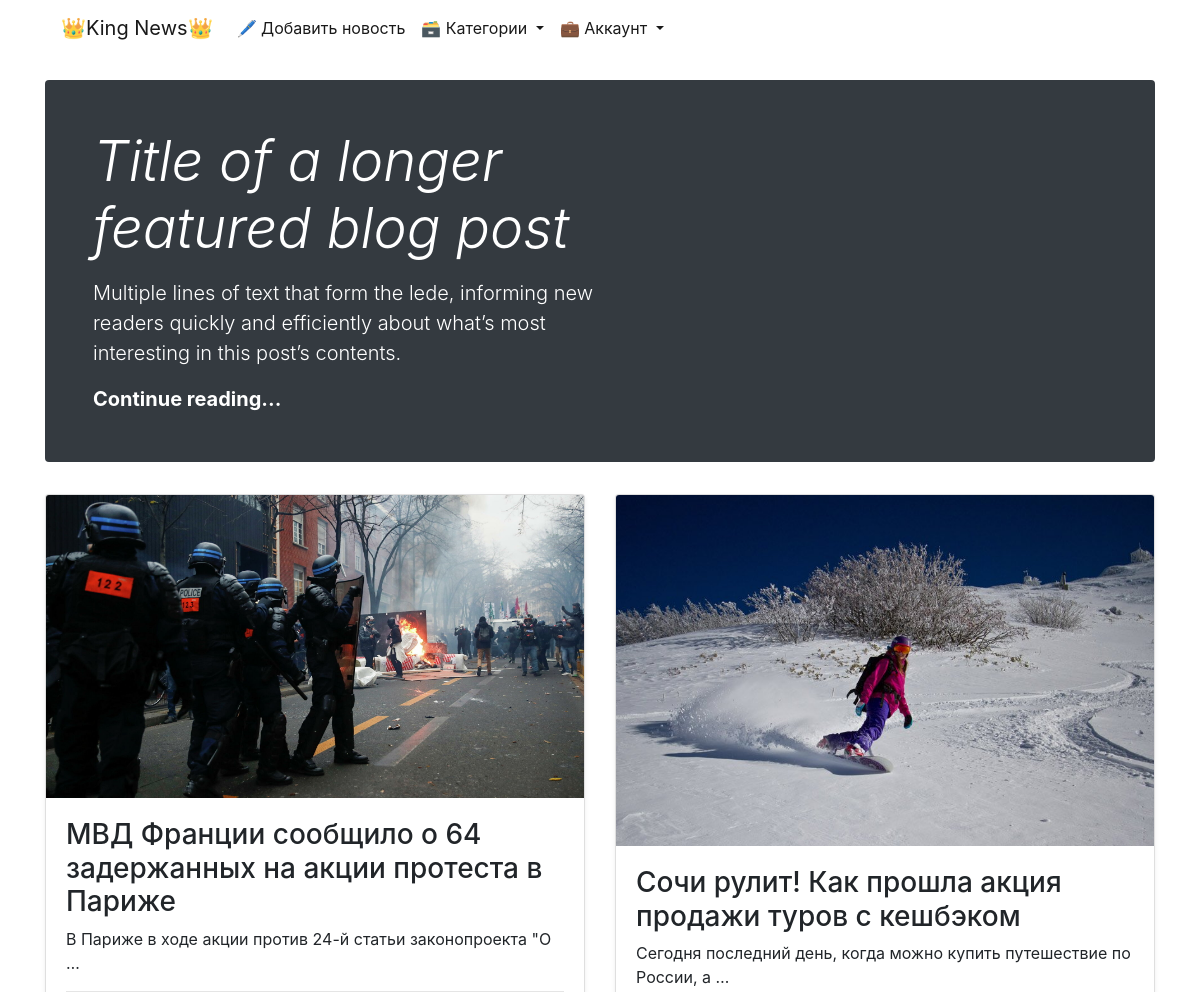
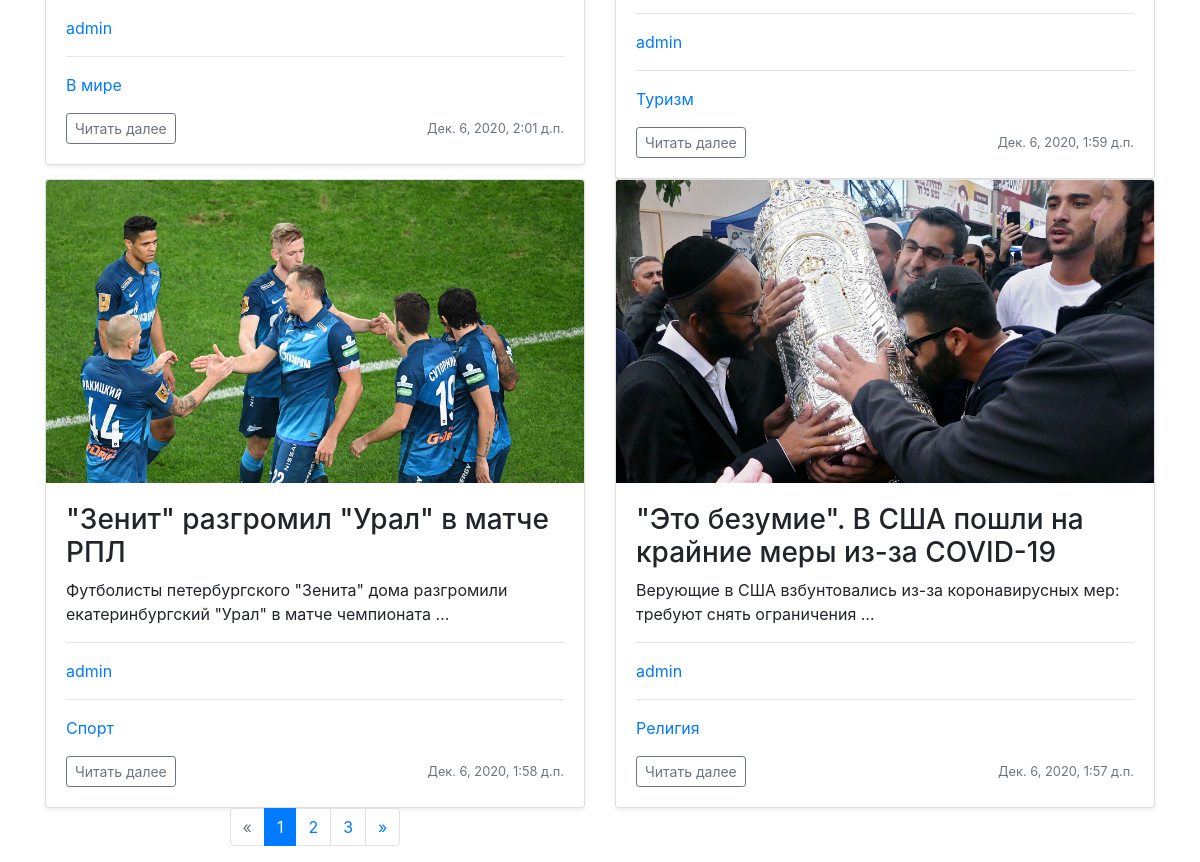
Page /news/ on the committed database (2 pictures, top to bottom).
### news/models.py (models this page shows, shortened)
class News(models.Model):
    author = models.ForeignKey(User, on_delete=models.PROTECT, verbose_name='автор', default=None)
    title = models.CharField(max_length=150, verbose_name='заголовок')
    content = models.TextField(verbose_name='текст')
    created_at = models.DateTimeField(auto_now_add=True, verbose_name='дата создания')
    updated_at = models.DateTimeField(auto_now=True, verbose_name='дата обновления')
    photo = models.ImageField(upload_to='photos/%Y/%m/%d/', verbose_name='постер', default='photos/default.svg')
    is_published = models.BooleanField(default=True, verbose_name='статус публикации')
    category = models.ForeignKey('Category', on_delete=models.PROTECT, verbose_name='категория', db_index=True, default=None)
    def get_absolute_url(self):
        return reverse('news:detail_news', kwargs={'pk': self.pk})
    class Meta:
        verbose_name = 'новость'
        verbose_name_plural = 'новости'
        ordering = ['created_at', 'title']

class Category(models.Model):
    title = models.CharField(max_length=150, verbose_name='заголовок', unique=True)
    class Meta:
        verbose_name = 'категория'
        verbose_name_plural = 'категории'
        ordering = ['title']
    def get_absolute_url(self):
        return reverse('news:detail_category', kwargs={'category_id': self.pk})

### news/views.py (the view)
# urls.py: path('', AllNews.as_view(), name='all_news'),
class AllNews(ListView):
    model = News
    template_name = 'news/all_news.html'
    context_object_name = 'all_news'
    paginate_by = 4
    def get_queryset(self):
        return News.objects.filter(is_published=True).order_by('-created_at')

### news/templatetags/news_tags.py (called while the page is built)
@register.simple_tag(name='get_list_category')
def get_categories():
    categories = Category.objects.annotate(cnt=Count('news', filter=F('news__is_published')))
    return categories

### news/templates/news/all_news.html (shortened to what this page needs)
{% extends 'base.html' %}
{% block content %}
    {% include 'inc/_nav.html' %}
    <br>
    <div class="jumbotron p-4 p-md-5 text-white rounded bg-dark">
        <div class="col-md-6 px-0">
            <h1 class="display-4 font-italic">Title of a longer featured blog post</h1>
            <p class="lead my-3">Multiple lines of text that form the lede, informing new readers quickly and efficiently about what’s most interesting in this post’s contents.</p>
            <p class="lead mb-0"><a href="#" class="text-white font-weight-bold">Continue reading...</a></p>
        </div>
    </div>
    <div class="row row-cols-2">
        {% for new in all_news %}
            <div class="col">
                <div class="card shadow-sm">
                    <img class="bd-placeholder-img card-img-top" focusable="false" role="img"
                         width="100%" height="100%" src="{{ new.photo.url }}">
                    <div class="card-body">
                        <h3 class="card-text">{{ new.title }}</h3>
                        <p class="card-text">{{ new.content|truncatewords:10 }}</p>
                        <hr>
                        <a style="text-decoration: none;" href="#"><p>{{ new.author }}</p></a>
                        <hr>
                        <a style="text-decoration: none;" href="{{ new.category.get_absolute_url }}"><p>{{ new.category.title }}</p></a>
                        <div class="d-flex justify-content-between align-items-center">
                            <div class="btn-group">
                                <form action="{{ new.get_absolute_url }}">
                                    <button type="submit" class="btn btn-sm btn-outline-secondary">
                                        Читать далее
                                    </button>
                                </form>
                            </div>
                            <small class="text-muted">{{ new.created_at }}</small>
                        </div>
                    </div>
                </div>
            </div>
        {% endfor %}
        <br>
        {% include 'inc/_paginator.html' %}
    </div>
{% endblock %}

### rows in the picture
News: photo (picture), title "МВД Франции сообщило о 64 задержанных на акции протеста в Париже", content "В Париже в ходе акции против 24-й статьи законопроекта \"О …", author "admin", category "В мире", created_at "Дек. 6, 2020, 2:01 д.п."
News: photo (picture), title "Сочи рулит! Как прошла акция продажи туров с кешбэком", content "Сегодня последний день, когда можно купить путешествие по России, а …", author "admin", category "Туризм", created_at "Дек. 6, 2020, 1:59 д.п."
News: photo (picture), title "\"Зенит\" разгромил \"Урал\" в матче РПЛ", content "Футболисты петербургского \"Зенита\" дома разгромили екатеринбургский \"Урал\" в матче чемпионата …", author "admin", category "Спорт", created_at "Дек. 6, 2020, 1:58 д.п."
News: photo (picture), title "\"Это безумие\". В США пошли на крайние меры из-за COVID-19", content "Верующие в США взбунтовались из-за коронавирусных мер: требуют снять ограничения …", author "admin", category "Религия", created_at "Дек. 6, 2020, 1:57 д.п."

### other values in the picture
{{ i }} "1"
{{ i }} "2" "3"
